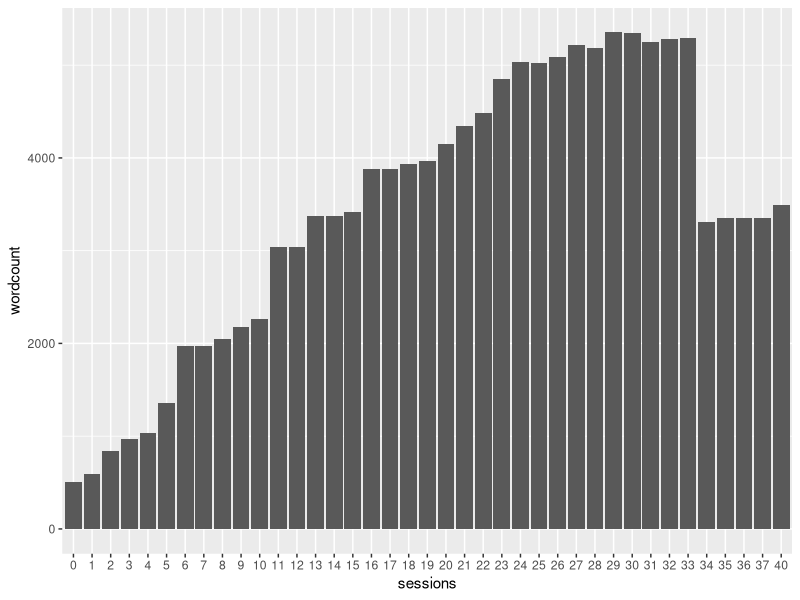
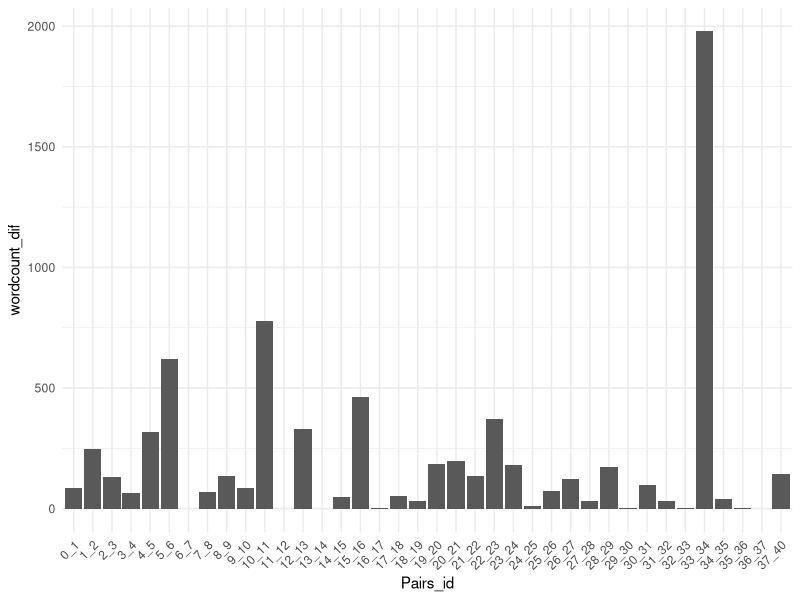

Here is the R script that generated these plots, in order:
#documentlengte 

library(tidyverse)

# docs <- read.csv('Froglemmas_evpelt.csv')%>%
docs <- read.csv('txt_contents_ruw.csv')%>%
  select(-X)

 # view(docs)

words <- docs%>%
  mutate(wordcount = str_count(content, "\\S+") )

# view(words)

ggplot(words)+
  geom_col(aes(factor(identifier), wordcount))+
  labs(x = 'sessions')

## verschil in woordlengte nog toevoegen: dan correlatie met andere measures bekijken
#TODO

## doclengte verschillen per paar files

df <- words %>%
  mutate(identifier = case_match(identifier,
             40 ~ 38,
             .default = identifier))

df <- df[order(as.numeric(df$identifier)), ]

df2 <- df %>%
  mutate(wordcount_dif = c(NA, abs(diff(wordcount))))


# view(df2)


# Generate the new table with consecutive pairs
df_pairs <- df2 %>%
  mutate(previous_identifier = lag(identifier)) %>%
  filter(!is.na(previous_identifier)) %>%
  mutate(id_pairs = paste(previous_identifier, identifier, sep = "_")) %>%
  select(id_pairs, wordcount_dif)

# view(df_pairs)

worddif <- df_pairs %>%
  mutate(Pairs_id = case_match(id_pairs, "37_38" ~ "37_40", 
                               .default = id_pairs))%>%
  select(-id_pairs)

wordplot <- worddif %>%
  mutate(Pairs_id = factor(Pairs_id, levels = unique(Pairs_id[order(
    as.numeric(gsub("_.*", "", Pairs_id)),  # Extract first part of pair_ids
    as.numeric(gsub(".*_", "", Pairs_id))   # Extract second part of pair_ids
  )])))


ggplot(wordplot)+geom_col(aes(Pairs_id, wordcount_dif))+
  theme_minimal()+
  theme(axis.text.x = element_text(angle = 45, hjust = 1))
  
write.csv(wordplot, 'doclengthpairdif.csv')

